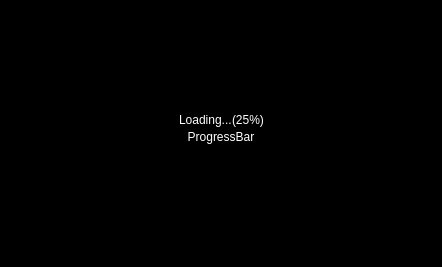
<?xml version="1.0" encoding="UTF-8"?>
<ui version="4.0">
 <class>QViewerWorkInProgressWidget</class>
 <widget class="QWidget" name="QViewerWorkInProgressWidget">
  <property name="geometry">
   <rect>
    <x>0</x>
    <y>0</y>
    <width>442</width>
    <height>267</height>
   </rect>
  </property>
  <property name="sizePolicy">
   <sizepolicy hsizetype="Ignored" vsizetype="Ignored">
    <horstretch>0</horstretch>
    <verstretch>0</verstretch>
   </sizepolicy>
  </property>
  <layout class="QVBoxLayout" name="verticalLayout_2">
   <property name="spacing">
    <number>0</number>
   </property>
   <property name="sizeConstraint">
    <enum>QLayout::SetNoConstraint</enum>
   </property>
   <property name="margin">
    <number>0</number>
   </property>
   <item>
    <widget class="QFrame" name="frame">
     <property name="styleSheet">
      <string notr="true">background: rgb(0, 0, 0);
background-color: rgb(0, 0, 0);
color: rgb(255, 255, 255);</string>
     </property>
     <property name="frameShape">
      <enum>QFrame::StyledPanel</enum>
     </property>
     <property name="frameShadow">
      <enum>QFrame::Plain</enum>
     </property>
     <layout class="QHBoxLayout" name="horizontalLayout_2">
      <property name="spacing">
       <number>0</number>
      </property>
      <property name="margin">
       <number>0</number>
      </property>
      <item>
       <spacer name="horizontalSpacer">
        <property name="orientation">
         <enum>Qt::Horizontal</enum>
        </property>
        <property name="sizeHint" stdset="0">
         <size>
          <width>120</width>
          <height>20</height>
         </size>
        </property>
       </spacer>
      </item>
      <item>
       <layout class="QVBoxLayout" name="verticalLayout">
        <item>
         <spacer name="verticalSpacer">
          <property name="orientation">
           <enum>Qt::Vertical</enum>
          </property>
          <property name="sizeHint" stdset="0">
           <size>
            <width>20</width>
            <height>40</height>
           </size>
          </property>
         </spacer>
        </item>
        <item>
         <layout class="QHBoxLayout" name="horizontalLayout">
          <item>
           <spacer name="horizontalSpacer_4">
            <property name="orientation">
             <enum>Qt::Horizontal</enum>
            </property>
            <property name="sizeHint" stdset="0">
             <size>
              <width>10</width>
              <height>20</height>
             </size>
            </property>
           </spacer>
          </item>
          <item>
           <widget class="QLabel" name="m_headerLabel">
            <property name="text">
             <string>Loading...</string>
            </property>
           </widget>
          </item>
          <item>
           <widget class="QLabel" name="m_progressLabel">
            <property name="text">
             <string>(25%)</string>
            </property>
           </widget>
          </item>
          <item>
           <spacer name="horizontalSpacer_3">
            <property name="orientation">
             <enum>Qt::Horizontal</enum>
            </property>
            <property name="sizeHint" stdset="0">
             <size>
              <width>10</width>
              <height>20</height>
             </size>
            </property>
           </spacer>
          </item>
         </layout>
        </item>
        <item>
         <widget class="QLabel" name="m_progressBarLabel">
          <property name="text">
           <string>ProgressBar</string>
          </property>
          <property name="alignment">
           <set>Qt::AlignCenter</set>
          </property>
         </widget>
        </item>
        <item>
         <widget class="QLabel" name="m_errorLabel">
          <property name="alignment">
           <set>Qt::AlignCenter</set>
          </property>
          <property name="wordWrap">
           <bool>true</bool>
          </property>
         </widget>
        </item>
        <item>
         <spacer name="verticalSpacer_2">
          <property name="orientation">
           <enum>Qt::Vertical</enum>
          </property>
          <property name="sizeHint" stdset="0">
           <size>
            <width>20</width>
            <height>40</height>
           </size>
          </property>
         </spacer>
        </item>
       </layout>
      </item>
      <item>
       <spacer name="horizontalSpacer_2">
        <property name="orientation">
         <enum>Qt::Horizontal</enum>
        </property>
        <property name="sizeHint" stdset="0">
         <size>
          <width>120</width>
          <height>20</height>
         </size>
        </property>
       </spacer>
      </item>
     </layout>
    </widget>
   </item>
  </layout>
 </widget>
 <resources/>
 <connections/>
</ui>
